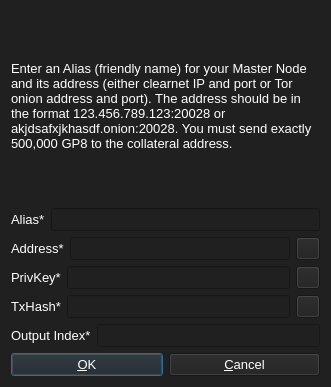
<?xml version="1.0" encoding="UTF-8"?>
<ui version="4.0">
 <class>AddEditAdrenalineNode</class>
 <widget class="QDialog" name="AddEditAdrenalineNode">
  <property name="geometry">
   <rect>
    <x>0</x>
    <y>0</y>
    <width>331</width>
    <height>387</height>
   </rect>
  </property>
  <property name="windowTitle">
   <string>Add/Edit GenerateProfitCoin Node</string>
  </property>
  <property name="styleSheet">
   <string notr="true">background-color: rgb(32, 32, 32);
color: rgb(255, 255, 255);</string>
  </property>
  <property name="modal">
   <bool>true</bool>
  </property>
  <layout class="QVBoxLayout" name="verticalLayout">
   <item>
    <widget class="QLabel" name="label_9">
     <property name="sizePolicy">
      <sizepolicy hsizetype="Preferred" vsizetype="Expanding">
       <horstretch>0</horstretch>
       <verstretch>0</verstretch>
      </sizepolicy>
     </property>
     <property name="font">
      <font>
       <pointsize>10</pointsize>
      </font>
     </property>
     <property name="text">
      <string>&lt;html&gt;&lt;head/&gt;&lt;body&gt;&lt;p&gt;Enter an Alias (friendly name) for your Master Node and its address (either clearnet IP and port or Tor onion address and port). The address should be in the format 123.456.789.123:20028 or akjdsafxjkhasdf.onion:20028. You must send exactly 500,000 GP8 to the collateral address.&lt;/p&gt;&lt;/body&gt;&lt;/html&gt;</string>
     </property>
     <property name="wordWrap">
      <bool>true</bool>
     </property>
    </widget>
   </item>
   <item>
    <layout class="QHBoxLayout" name="horizontalLayout_4">
     <property name="bottomMargin">
      <number>0</number>
     </property>
     <item>
      <widget class="QLabel" name="label_4">
       <property name="font">
        <font>
         <pointsize>10</pointsize>
        </font>
       </property>
       <property name="text">
        <string>Alias*</string>
       </property>
      </widget>
     </item>
     <item>
      <widget class="QLineEdit" name="aliasLineEdit">
       <property name="font">
        <font>
         <pointsize>10</pointsize>
        </font>
       </property>
      </widget>
     </item>
    </layout>
   </item>
   <item>
    <layout class="QHBoxLayout" name="horizontalLayout_5">
     <property name="bottomMargin">
      <number>0</number>
     </property>
     <item>
      <widget class="QLabel" name="label_6">
       <property name="font">
        <font>
         <pointsize>10</pointsize>
        </font>
       </property>
       <property name="text">
        <string>Address*</string>
       </property>
      </widget>
     </item>
     <item>
      <widget class="QLineEdit" name="addressLineEdit">
       <property name="font">
        <font>
         <pointsize>10</pointsize>
        </font>
       </property>
      </widget>
     </item>
     <item>
      <widget class="QToolButton" name="AddEditAddressPasteButton">
       <property name="toolTip">
        <string>Paste address from clipboard</string>
       </property>
       <property name="text">
        <string/>
       </property>
       <property name="icon">
        <iconset resource="../bitcoin.qrc">
         <normaloff>:/icons/editpaste</normaloff>:/icons/editpaste</iconset>
       </property>
       <property name="shortcut">
        <string>Alt+P</string>
       </property>
      </widget>
     </item>
    </layout>
   </item>
   <item>
    <layout class="QHBoxLayout" name="horizontalLayout_3">
     <property name="bottomMargin">
      <number>0</number>
     </property>
     <item>
      <widget class="QLabel" name="label_5">
       <property name="font">
        <font>
         <pointsize>10</pointsize>
        </font>
       </property>
       <property name="text">
        <string>PrivKey*</string>
       </property>
      </widget>
     </item>
     <item>
      <widget class="QLineEdit" name="privkeyLineEdit">
       <property name="font">
        <font>
         <pointsize>10</pointsize>
        </font>
       </property>
      </widget>
     </item>
     <item>
      <widget class="QToolButton" name="AddEditPrivkeyPasteButton">
       <property name="toolTip">
        <string>Paste address from clipboard</string>
       </property>
       <property name="text">
        <string/>
       </property>
       <property name="icon">
        <iconset resource="../bitcoin.qrc">
         <normaloff>:/icons/editpaste</normaloff>:/icons/editpaste</iconset>
       </property>
       <property name="shortcut">
        <string>Alt+P</string>
       </property>
      </widget>
     </item>
    </layout>
   </item>
   <item>
    <layout class="QHBoxLayout" name="horizontalLayout_2">
     <property name="bottomMargin">
      <number>0</number>
     </property>
     <item>
      <widget class="QLabel" name="label_2">
       <property name="font">
        <font>
         <pointsize>10</pointsize>
        </font>
       </property>
       <property name="text">
        <string>TxHash*</string>
       </property>
      </widget>
     </item>
     <item>
      <widget class="QLineEdit" name="txhashLineEdit">
       <property name="font">
        <font>
         <pointsize>10</pointsize>
        </font>
       </property>
      </widget>
     </item>
     <item>
      <widget class="QToolButton" name="AddEditTxhashPasteButton">
       <property name="toolTip">
        <string>Paste address from clipboard</string>
       </property>
       <property name="text">
        <string/>
       </property>
       <property name="icon">
        <iconset resource="../bitcoin.qrc">
         <normaloff>:/icons/editpaste</normaloff>:/icons/editpaste</iconset>
       </property>
       <property name="shortcut">
        <string>Alt+P</string>
       </property>
      </widget>
     </item>
    </layout>
   </item>
   <item>
    <layout class="QHBoxLayout" name="horizontalLayout_8">
     <property name="bottomMargin">
      <number>0</number>
     </property>
     <item>
      <widget class="QLabel" name="label_8">
       <property name="font">
        <font>
         <pointsize>10</pointsize>
        </font>
       </property>
       <property name="text">
        <string>Output Index*</string>
       </property>
      </widget>
     </item>
     <item>
      <widget class="QLineEdit" name="outputindexLineEdit">
       <property name="font">
        <font>
         <pointsize>10</pointsize>
        </font>
       </property>
      </widget>
     </item>
    </layout>
   </item>
   <item>
    <layout class="QHBoxLayout" name="horizontalLayout_Buttons">
     <item>
      <widget class="QPushButton" name="okButton">
       <property name="font">
        <font>
         <pointsize>10</pointsize>
        </font>
       </property>
       <property name="text">
        <string>&amp;OK</string>
       </property>
      </widget>
     </item>
     <item>
      <widget class="QPushButton" name="cancelButton">
       <property name="font">
        <font>
         <pointsize>10</pointsize>
        </font>
       </property>
       <property name="text">
        <string>&amp;Cancel</string>
       </property>
       <property name="autoDefault">
        <bool>false</bool>
       </property>
      </widget>
     </item>
    </layout>
   </item>
  </layout>
 </widget>
 <resources>
  <include location="../bitcoin.qrc"/>
 </resources>
 <connections/>
</ui>
